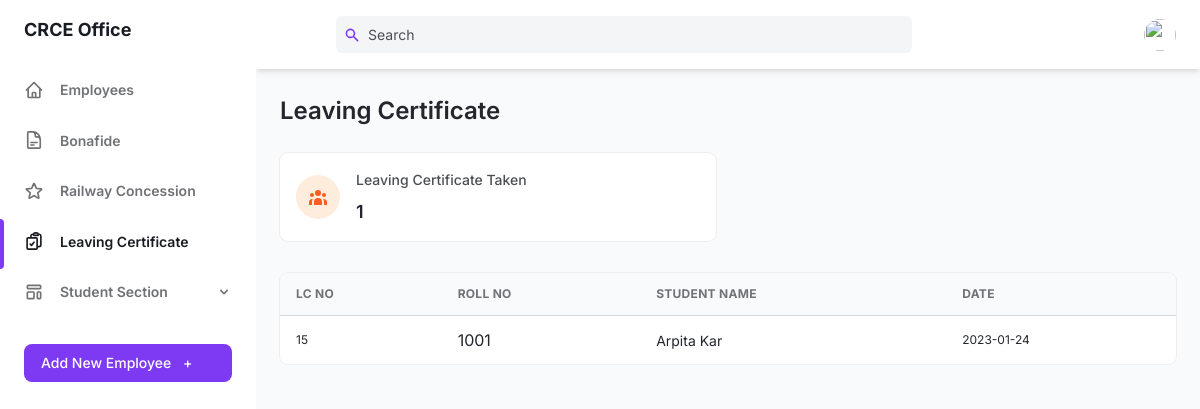
Page /teacher-portal/office/office-lc.php on the committed database.
### tables this page shows
CREATE TABLE IF NOT EXISTS `student_vm_map` (
  `sr` int NOT NULL AUTO_INCREMENT,
  `s_id` int NOT NULL,
  `doc_taken` varchar(100) DEFAULT NULL,
  `timestamp` varchar(100) DEFAULT NULL,
  PRIMARY KEY (`sr`),
  KEY `s_id` (`s_id`)
);

CREATE TABLE IF NOT EXISTS `student` (
  `s_id` int NOT NULL AUTO_INCREMENT,
  `branch` varchar(100) NOT NULL,
  `first_name` varchar(100) NOT NULL,
  `last_name` varchar(100) NOT NULL,
  `mother_name` varchar(100) NOT NULL,
  `religion` varchar(100) NOT NULL,
  `gender` varchar(100) NOT NULL,
  `dob` varchar(100) NOT NULL,
  `pob` varchar(100) NOT NULL,
  `s_email` varchar(100) NOT NULL,
  `s_pwd` varchar(100) NOT NULL,
  `phone` varchar(100) NOT NULL,
  `year` varchar(100) NOT NULL,
  `home_stn` varchar(100) NOT NULL,
  `age` varchar(100) NOT NULL,
  `ila` varchar(100) NOT NULL,
  `doa` varchar(100) NOT NULL,
  `reason` varchar(100) NOT NULL,
  `remark` varchar(100) NOT NULL,
  PRIMARY KEY (`s_id`)
);

### teacher-portal/office/office-lc.php (the view, shortened to what this page needs)
<!DOCTYPE html>
<html :class="{ 'theme-dark': dark }" x-data="data()" lang="en">
	<head>
		<link rel="stylesheet" href="./assets/css/tailwind.output.css" />
		<link rel="stylesheet" href="https://cdnjs.cloudflare.com/ajax/libs/Chart.js/2.9.3/Chart.min.css"/>
	</head>
	<body>
		<?php
			$conn = mysqli_connect("localhost", "root", "", "crce") or die(mysqli_error($conn));
			$query = "SELECT lc.*, s.* FROM student_vm_map AS lc, student AS s WHERE lc.s_id=s.s_id ORDER BY lc.s_id ASC";
			$data = mysqli_query($conn, $query);
		?>
		<div class="flex h-screen bg-gray-50 dark:bg-gray-900" :class="{ 'overflow-hidden': isSideMenuOpen }">
				<aside  class="z-20 hidden w-64 overflow-y-auto bg-white dark:bg-gray-800 md:block flex-shrink-0">
					<div class="py-4 text-gray-500 dark:text-gray-400">
						<a class="ml-6 text-lg font-bold text-gray-800 dark:text-gray-200" href="office-home.php">
							CRCE Office
						</a>
						<ul class="mt-6">
                            <li class="relative px-6 py-3">
								<a class="inline-flex items-center w-full text-sm font-semibold transition-colors duration-150 hover:text-gray-800 dark:hover:text-gray-200"
								    href="office-home.php">
                                    <span class="ml-4">
                                       Employees
                                    </span>
								</a>
							</li>
                            <li class="relative px-6 py-3">
								<a class="inline-flex items-center w-full text-sm font-semibold transition-colors duration-150 hover:text-gray-800 dark:hover:text-gray-200"
								    href="office-bonafide.php">
                                    <span class="ml-4">
                                        Bonafide
                                    </span>
								</a>
							</li>
                            <li class="relative px-6 py-3">
								<a class="inline-flex items-center w-full text-sm font-semibold transition-colors duration-150 hover:text-gray-800 dark:hover:text-gray-200"
								    href="office-train.php">
                                    <span class="ml-4">
                                        Railway Concession
                                    </span>
								</a>
							</li>
                            <li class="relative px-6 py-3">
                                <span class="absolute inset-y-0 left-0 w-1 bg-purple-600 rounded-tr-lg rounded-br-lg" aria-hidden="true"></span>
                                <a class="inline-flex items-center w-full text-sm font-semibold text-gray-800 transition-colors duration-150 hover:text-gray-800 dark:hover:text-gray-200 dark:text-gray-100"
                                    href="office-lc.php">
                                    <span class="ml-4">
                                       Leaving Certificate
                                    </span>
                                </a>
                            </li>
						</ul>
						<ul>
                            <li class="relative px-6 py-3">
								<button class="inline-flex items-center justify-between w-full text-sm font-semibold transition-colors duration-150 hover:text-gray-800 dark:hover:text-gray-200" @click="togglePagesMenu" aria-haspopup="true" >
								<span class="inline-flex items-center">
									<span class="ml-4">
									Student Section
									</span>
								</span>
								<svg class="w-4 h-4" aria-hidden="true" fill="currentColor" viewBox="0 0 20 20">
									<path fill-rule="evenodd" d="M5.293 7.293a1 1 0 011.414 0L10 10.586l3.293-3.293a1 1 0 111.414 1.414l-4 4a1 1 0 01-1.414 0l-4-4a1 1 0 010-1.414z" clip-rule="evenodd"></path>
								</svg>
								</button>
							</li>
						</ul>
						<div class="px-6 my-6">
							<button class="flex items-center justify-between w-full px-4 py-2 text-sm font-medium leading-5 text-white transition-colors duration-150 bg-purple-600 border border-transparent rounded-lg active:bg-purple-600 hover:bg-purple-700 focus:outline-none focus:shadow-outline-purple" >
								<a href="add-employee-office.php">
									Add New Employee <span class="ml-2" aria-hidden="true">+</span>
								</a>
							</button>
						</div>
					</div>
				</aside>
			<div class="flex flex-col flex-1 w-full">
				<header class="z-10 py-4 bg-white shadow-md dark:bg-gray-800">
					<div class="container flex items-center justify-between h-full px-6 mx-auto text-purple-600 dark:text-purple-300">
							<div class="search flex justify-center flex-1 lg:mr-32">
								<div class="relative w-full max-w-xl mr-6 focus-within:text-purple-500">
									<div class="absolute inset-y-0 flex items-center pl-2">
										<svg class="w-4 h-4" aria-hidden="true" fill="currentColor" viewBox="0 0 20 20">
										<path
											fill-rule="evenodd"
											d="M8 4a4 4 0 100 8 4 4 0 000-8zM2 8a6 6 0 1110.89 3.476l4.817 4.817a1 1 0 01-1.414 1.414l-4.816-4.816A6 6 0 012 8z"
											clip-rule="evenodd"
										></path>
										</svg>
									</div>
									<input
										class="searchTerm cd-search table-filter w-full pl-8 pr-2 text-sm text-gray-700 placeholder-gray-600 bg-gray-100 border-0 rounded-md dark:placeholder-gray-500 dark:focus:shadow-outline-gray dark:focus:placeholder-gray-600 dark:bg-gray-700 dark:text-gray-200 focus:placeholder-gray-500 focus:bg-white focus:border-purple-300 focus:outline-none focus:shadow-outline-purple form-input"
										type="text"
										placeholder="Search"
										aria-label="Search"
										id="myInput"
										onkeyup="myFunction()"
										data-table="order-table"
									/>
								</div>
							</div>
						<ul class="flex items-center flex-shrink-0 space-x-6">
								<li class="relative">
								<button
									class="align-middle rounded-full focus:shadow-outline-purple focus:outline-none"
									@click="toggleProfileMenu"
									@keydown.escape="closeProfileMenu"
									aria-label="Account"
									aria-haspopup="true"
								>
									<img
									class="object-cover w-8 h-8 rounded-full"
									src="https://images.unsplash.com/photo-1502378735452-bc7d86632805?ixlib=rb-0.3.5&q=80&fm=jpg&crop=entropy&cs=tinysrgb&w=200&fit=max&s=aa3a807e1bbdfd4364d1f449eaa96d82"
									alt=""
									aria-hidden="true"
									/>
								</button>
								</li>
						</ul>
					</div>
				</header>
				<main class="h-full overflow-y-auto">
					<div class="container px-6 mx-auto grid">
						<h2 class="my-6 text-2xl font-semibold text-gray-700 dark:text-gray-200">Leaving Certificate</h2>
							<?php
								$sql = "SELECT COUNT(s_id) as t_lc  FROM student_vm_map;";
								$query = mysqli_query($conn, $sql);
								$row = mysqli_fetch_assoc($query);
							?>
							<div class="grid gap-6 mb-8 md:grid-cols-2 xl:grid-cols-4">
                                    <div class="flex items-center p-4 bg-white rounded-lg shadow-xs dark:bg-gray-800">
                                    <div class="p-3 mr-4 text-orange-500 bg-orange-100 rounded-full dark:text-orange-100 dark:bg-orange-500">
                                    </div>
                                    <div>
                                        <p class="mb-2 text-sm font-medium text-gray-600 dark:text-gray-400">
                                            Leaving Certificate Taken
                                        </p>
                                        <p class="text-lg font-semibold text-gray-700 dark:text-gray-200">
                                            <?php echo $row['t_lc']; ?>
                                        </p>
                                    </div>
                                    </div>
							</div>
							<div class="w-full overflow-hidden rounded-lg shadow-xs">
								<div class="w-full overflow-x-auto">
									<table class="order-table w-full whitespace-no-wrap">
										<thead>
											<tr class="text-xs font-semibold tracking-wide text-left text-gray-500 uppercase border-b dark:border-gray-700 bg-gray-50 dark:text-gray-400 dark:bg-gray-800">
											<th class="px-4 py-3">LC No</th>
											<th class="px-4 py-3">Roll No</th>
											<th class="px-4 py-3">Student Name</th>
                                            <th class="px-4 py-3">Date </th>
											</tr>
										</thead>
										<tbody class="bg-white divide-y dark:divide-gray-700 dark:bg-gray-800">
											<?php
													while($result = mysqli_fetch_assoc($data))
													{
														echo"<tr class='text-gray-700 dark:text-gray-400'>
																<td class='px-4 py-3 text-xs'>".$result['sr']."</td>
																<td class='px-4 py-3'>".$result['s_id']."</td>
																<td class='px-4 py-3 text-sm'>".$result['first_name']." ".$result['last_name']."</td>
                                                                <td class='px-4 py-3 text-xs'>".$result['timestamp']."</td>
															</tr>";
													}
											?>
										</tbody>
									</table>
								</div>
							</div>
					</div>
				</main>
			</div>
    	</div>
	</body>
</html>

### rows in the picture
student_vm_map: sr "15", s.s_id "1001", s.first_name "Arpita", s.last_name "Kar", timestamp "2023-01-24"

### other values in the picture
$row['t_lc'] "1"
